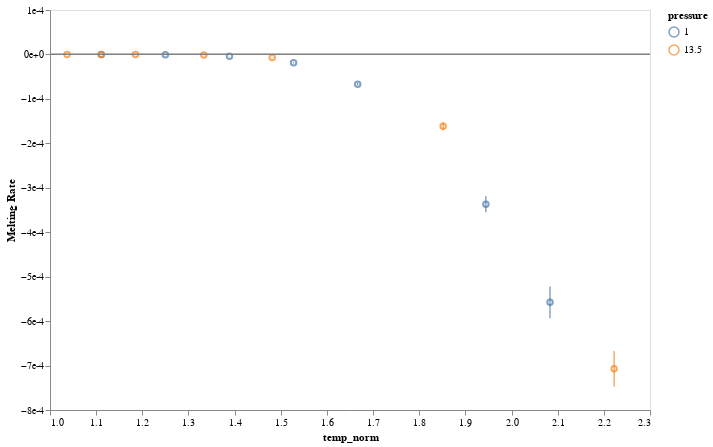

Notebook cell for this chart:
### Code cell
chart = alt.Chart(melt_df.reset_index()).encode(
    x=alt.X("temp_norm", scale=alt.Scale(zero=False)),
    color="pressure:N",
)

chart = (
    chart.mark_point().encode(y=alt.Y("value", title="Melting Rate", axis=alt.Axis(format='e'))) +
    chart.mark_rule().encode(y="error_min", y2="error_max")
)

chart = figures.hline(chart, 0)
chart

### Figure 1 — Vega-Lite specification as saved in the notebook (floating-point values rounded to 4 significant figures)
{"$schema": "https://vega.github.io/schema/vega-lite/v2.6.0.json", "config": {"axis": {"grid": false}, "view": {"height": 400, "width": 600}}, "data": {"name": "data-e15fd1c94dc215982a215ac86bb55634"}, "datasets": {"data-e15fd1c94dc215982a215ac86bb55634": [{"error": 1.546e-09, "error_frac": -0.07021, "error_max": -1.892e-08, "error_min": -2.511e-08, "pressure": 1, "temp_norm": 1.111, "temperature": 0.4, "value": -2.202e-08}, {"error": 2.861e-08, "error_frac": -0.04911, "error_max": -5.254e-07, "error_min": -6.398e-07, "pressure": 1, "temp_norm": 1.25, "temperature": 0.45, "value": -5.826e-07}, {"error": 1.699e-07, "error_frac": -0.04392, "error_max": -3.529e-06, "error_min": -4.209e-06, "pressure": 1, "temp_norm": 1.389, "temperature": 0.5, "value": -3.869e-06}, {"error": 6.009e-07, "error_frac": -0.0319, "error_max": -1.764e-05, "error_min": -2.004e-05, "pressure": 1, "temp_norm": 1.528, "temperature": 0.55, "value": -1.884e-05}, {"error": 1.299e-06, "error_frac": -0.01939, "error_max": -6.44e-05, "error_min": -6.96e-05, "pressure": 1, "temp_norm": 1.667, "temperature": 0.6, "value": -6.7e-05}, {"error": 9.054e-06, "error_frac": -0.02687, "error_max": -0.0003189, "error_min": -0.0003551, "pressure": 1, "temp_norm": 1.944, "temperature": 0.7, "value": -0.000337}, {"error": 1.791e-05, "error_frac": -0.0321, "error_max": -0.000522, "error_min": -0.0005936, "pressure": 1, "temp_norm": 2.083, "temperature": 0.75, "value": -0.0005578}, {"error": 1.814e-09, "error_frac": -0.4258, "error_max": -6.321e-10, "error_min": -7.888e-09, "pressure": 13.5, "temp_norm": 1.037, "temperature": 1.4, "value": -4.26e-09}, {"error": 6.842e-10, "error_frac": -0.02132, "error_max": -3.072e-08, "error_min": -3.346e-08, "pressure": 13.5, "temp_norm": 1.111, "temperature": 1.5, "value": -3.209e-08}, {"error": 9.351e-08, "error_frac": -0.7319, "error_max": 5.925e-08, "error_min": -3.148e-07, "pressure": 13.5, "temp_norm": 1.185, "temperature": 1.6, "value": -1.278e-07}, {"error": 1.905e-07, "error_frac": -0.1266, "error_max": -1.123e-06, "error_min": -1.885e-06, "pressure": 13.5, "temp_norm": 1.333, "temperature": 1.8, "value": -1.504e-06}, {"error": 3.91e-07, "error_frac": -0.05505, "error_max": -6.321e-06, "error_min": -7.885e-06, "pressure": 13.5, "temp_norm": 1.481, "temperature": 2, "value": -7.103e-06}, {"error": 4.579e-06, "error_frac": -0.02834, "error_max": -0.0001524, "error_min": -0.0001707, "pressure": 13.5, "temp_norm": 1.852, "temperature": 2.5, "value": -0.0001616}, {"error": 2.014e-05, "error_frac": -0.02847, "error_max": -0.000667, "error_min": -0.0007475, "pressure": 13.5, "temp_norm": 2.222, "temperature": 3, "value": -0.0007073}]}, "layer": [{"layer": [{"data": {"name": "data-e15fd1c94dc215982a215ac86bb55634"}, "encoding": {"color": {"field": "pressure", "type": "nominal"}, "x": {"field": "temp_norm", "scale": {"zero": false}, "type": "quantitative"}, "y": {"axis": {"format": "e"}, "field": "value", "title": "Melting Rate", "type": "quantitative"}}, "mark": "point"}, {"data": {"name": "data-e15fd1c94dc215982a215ac86bb55634"}, "encoding": {"color": {"field": "pressure", "type": "nominal"}, "x": {"field": "temp_norm", "scale": {"zero": false}, "type": "quantitative"}, "y": {"field": "error_min", "type": "quantitative"}, "y2": {"field": "error_max", "type": "quantitative"}}, "mark": "rule"}]}, {"encoding": {"y": {"field": "val", "type": "quantitative"}}, "mark": {"color": "grey", "type": "rule"}}], "transform": [{"as": "val", "calculate": "0"}]}
